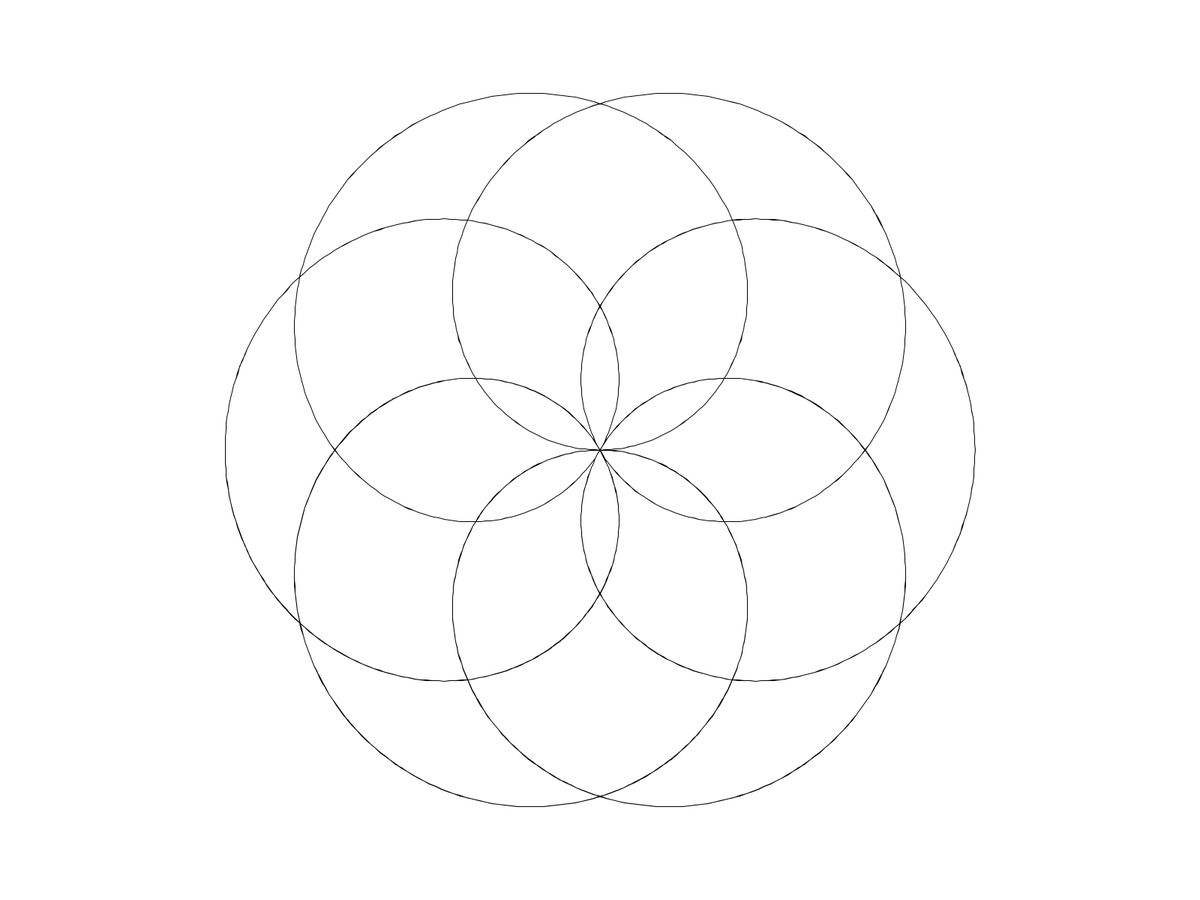
Frame 1 (no input)
Frame 60 (the mouse pressed at the canvas centre just before this capture): identical to frame 1, image omitted
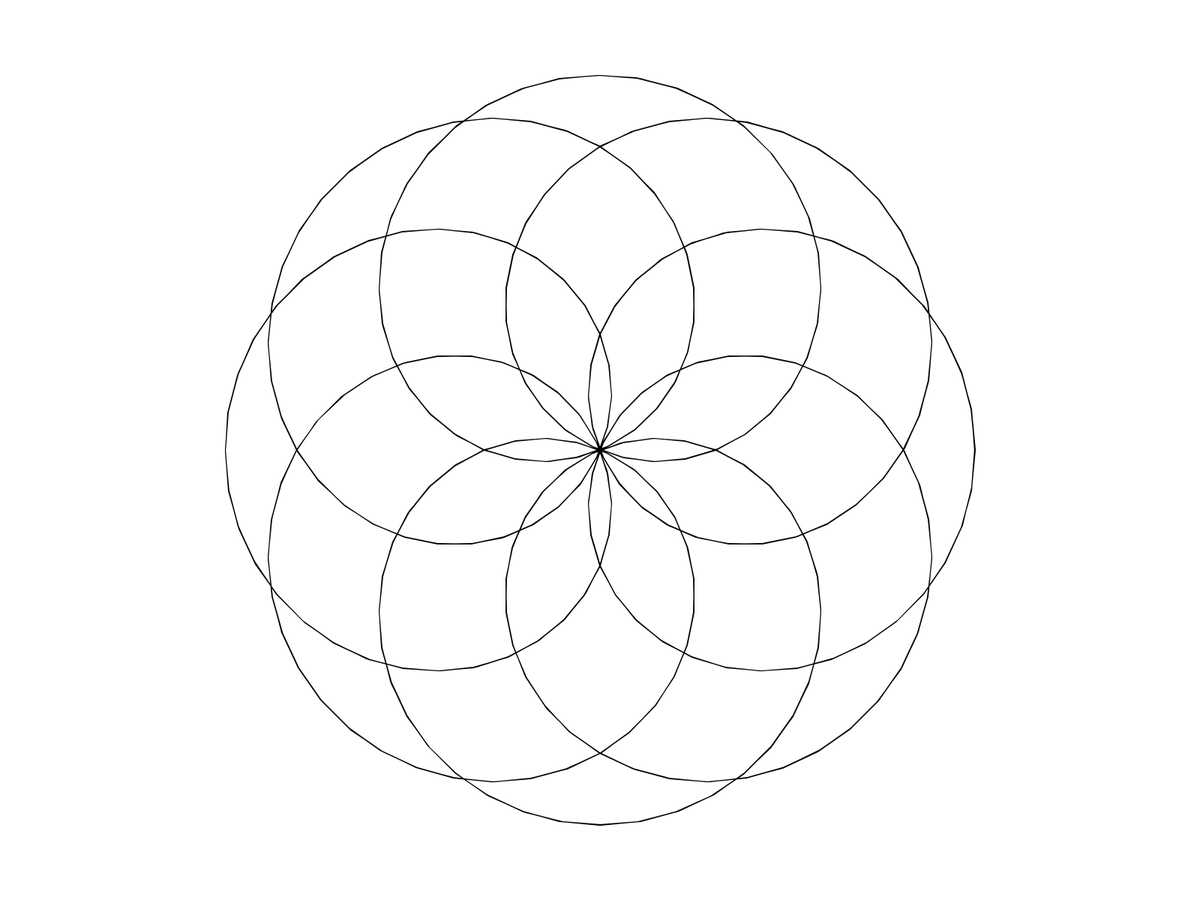
Frame 120 (the mouse held since frame 60 and released just before this capture)

The Processing sketch that drew these frames (run headless with seeded random() and noise(); from frame 60 on, the mouse is pressed at the canvas centre):

// Processing sketch: Rose
// ── Rose.pde
float n = 3.0/4.0; // Vertex number
float d = 1; // skip point
float radius = 500;

void setup(){
  colorMode(HSB, 360, 100, 100, 100);
  fullScreen();
  
}

void draw(){
  background(360);
  //n+=0.003;
  if(mousePressed){
    n = (float)mouseX/1000;
    d = (float)mouseY/100;
  }
  beginShape();
  for(float i = 0; i < TWO_PI*10; i+= (TWO_PI / 360)){
    float k = i * d;
    float x = cos(n*k)*cos(k)*radius;
    float y = cos(n*k)*sin(k)*radius;
    vertex(x+width/2, y+height/2);
  }
  endShape();
}

void keyPressed(){
  n=0;
}
